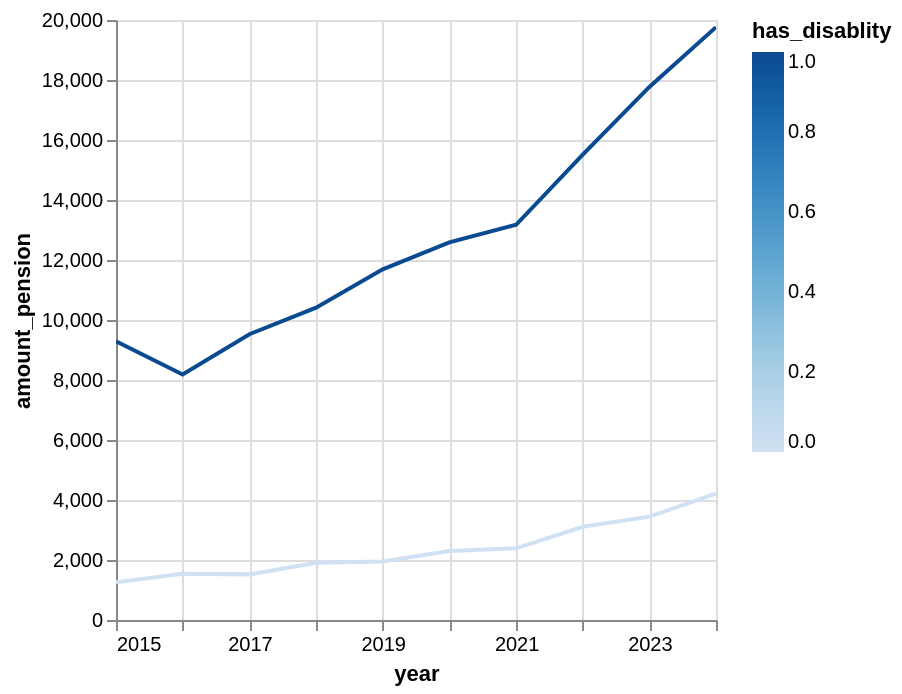

Notebook code cell kept with this figure:
### Code cell
visualize('amount_pension')

### Figure 1 — Vega-Lite specification as saved in the notebook (floating-point values rounded to 4 significant figures)
{"config": {"view": {"continuousWidth": 300, "continuousHeight": 300}}, "data": {"name": "data-54831c74f88bffa276e2804bf8853e64"}, "mark": {"type": "line", "tooltip": true}, "encoding": {"color": {"field": "has_disablity", "type": "quantitative"}, "x": {"field": "year", "type": "temporal"}, "y": {"field": "amount_pension", "type": "quantitative"}}, "params": [{"name": "param_1e9efca18e7a2868", "select": {"type": "interval", "encodings": ["x", "y"]}, "bind": "scales"}], "$schema": "https://vega.github.io/schema/vega-lite/v6.1.0.json", "datasets": {"data-54831c74f88bffa276e2804bf8853e64": [{"year": "2024-01-01T00:00:00", "has_disablity": 0, "amount_pension": 4212.0}, {"year": "2017-01-01T00:00:00", "has_disablity": 1, "amount_pension": 9526.0}, {"year": "2018-01-01T00:00:00", "has_disablity": 1, "amount_pension": 10410.0}, {"year": "2021-01-01T00:00:00", "has_disablity": 0, "amount_pension": 2389.0}, {"year": "2022-01-01T00:00:00", "has_disablity": 0, "amount_pension": 3108.0}, {"year": "2019-01-01T00:00:00", "has_disablity": 1, "amount_pension": 11690.0}, {"year": "2024-01-01T00:00:00", "has_disablity": 1, "amount_pension": 19760.0}, {"year": "2023-01-01T00:00:00", "has_disablity": 1, "amount_pension": 17770.0}, {"year": "2017-01-01T00:00:00", "has_disablity": 0, "amount_pension": 1521.0}, {"year": "2018-01-01T00:00:00", "has_disablity": 0, "amount_pension": 1911.0}, {"year": "2023-01-01T00:00:00", "has_disablity": 0, "amount_pension": 3447.0}, {"year": "2020-01-01T00:00:00", "has_disablity": 0, "amount_pension": 2299.0}, {"year": "2015-01-01T00:00:00", "has_disablity": 0, "amount_pension": 1257.0}, {"year": "2020-01-01T00:00:00", "has_disablity": 1, "amount_pension": 12590.0}, {"year": "2016-01-01T00:00:00", "has_disablity": 0, "amount_pension": 1540.0}, {"year": "2019-01-01T00:00:00", "has_disablity": 0, "amount_pension": 1951.0}, {"year": "2016-01-01T00:00:00", "has_disablity": 1, "amount_pension": 8184.0}, {"year": "2021-01-01T00:00:00", "has_disablity": 1, "amount_pension": 13170.0}, {"year": "2015-01-01T00:00:00", "has_disablity": 1, "amount_pension": 9294.0}, {"year": "2022-01-01T00:00:00", "has_disablity": 1, "amount_pension": 15520.0}]}}
